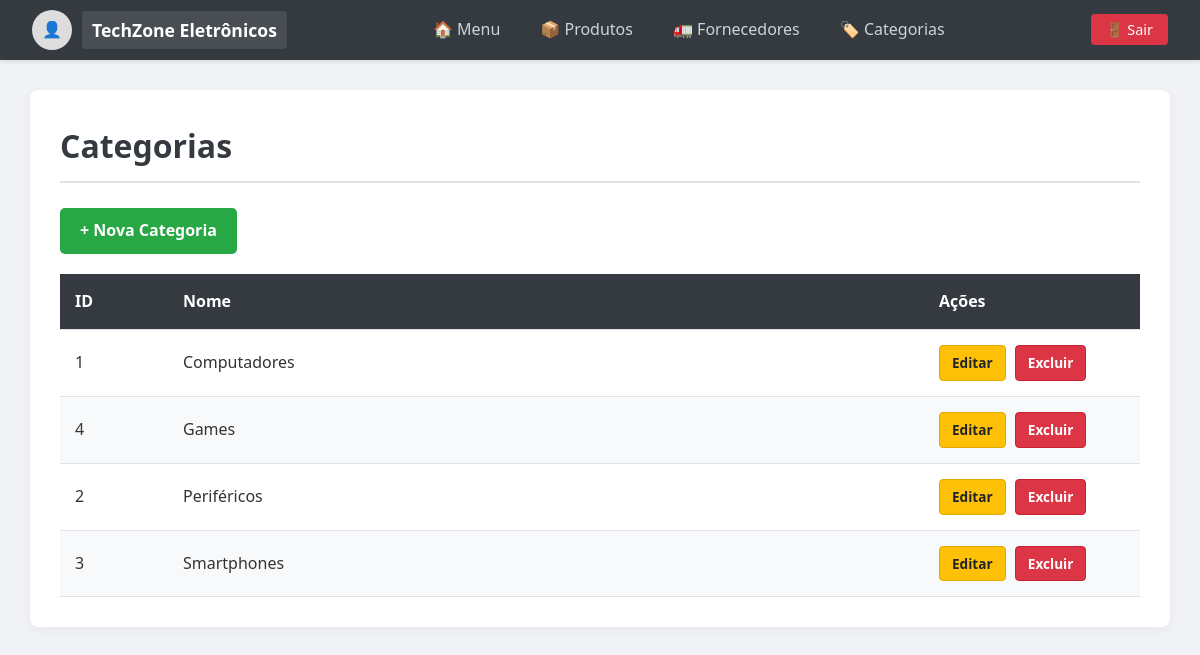
The page /Controller/CategoriaController.php?acao=listarCategorias (signed in) on the database its author committed.
### tables this page shows
CREATE TABLE categorias (
    id INT AUTO_INCREMENT PRIMARY KEY,
    nome VARCHAR(50) NOT NULL,
    id_usuario INT NOT NULL,
    FOREIGN KEY (id_usuario) REFERENCES usuarios(id) ON DELETE CASCADE
);

### Model/DAO/CategoriaDAO.php (called while the page is built, shortened)
<?php
require_once __DIR__ . '/../Categoria.php';
class CategoriaDAO {
    public function listarPorUsuario($id_usuario) {
        $conexao = Conexao::Conectar();
        $sql = "SELECT * FROM categorias WHERE id_usuario = :id_usuario ORDER BY nome ASC";
        $stmt = $conexao->prepare($sql);
        $stmt->bindValue(':id_usuario', $id_usuario);
        $stmt->execute();
        $linhas = $stmt->fetchAll(PDO::FETCH_ASSOC);
        $listaCategorias = [];
        foreach ($linhas as $linha) {
            $usuarioTenant = new Cliente(null, null, null, null);
            $usuarioTenant->setId($id_usuario);
            $categoria = new Categoria($linha['id'], $linha['nome'], $usuarioTenant);
            $listaCategorias[] = $categoria;
        }
        return $listaCategorias;
    }
}
?>

### Model/Categoria.php (called while the page is built, shortened)
<?php
    class Categoria {
        private $id;
        private $nome;
        public function __construct($id, $nome, Usuario $usuario){
            $this->id = $id;
            $this->nome = $nome;
        }
        public function getId(){
            return $this->id;
        }
        public function getNome() {
            return $this->nome;
        }
    }
?>

### View/Categoria/ListarCategoria.php (the view, shortened to what this page needs)
<?php
require_once __DIR__ . '/../../Model/Categoria.php';
?>
<!DOCTYPE html>
<html lang="pt-br">
<head>
    <link rel="stylesheet" href="../View/Assets/style.css">
</head>
<body>
    <nav>
        <div class="nav-brand">
            <div style="display: flex; align-items: center; gap: 10px;">
                <?php if($_SESSION['foto_perfil']): ?>
                    <img src="../View/Assets/Imagens/Uploads/<?php echo $_SESSION['foto_perfil']; ?>" alt="Foto de Perfil" style="width: 40px; height: 40px; border-radius: 50%; object-fit: cover;">
                <?php else: ?>
                    <div style="width: 40px; height: 40px; border-radius: 50%; background-color: #ddd; display: flex; align-items: center; justify-content: center;">👤</div>
                <?php endif; ?>
                <span class="company-name"><?php echo $_SESSION['nome']; ?></span>
            </div>
        </div>
        <div class="nav-links">
            <a href="ClienteController.php?acao=dashboard">🏠 Menu</a>
            <a href="ProdutoController.php?acao=listarProdutos">📦 Produtos</a>
            <a href="FornecedorController.php?acao=listarFornecedores">🚛 Fornecedores</a>
            <a href="CategoriaController.php?acao=listarCategorias">🏷️ Categorias</a>
        </div>
        <div class="nav-logout">
            <a href="AutenticaController.php?acao=logout" class="btn-logout">🚪 Sair</a>
        </div>
    </nav>
    <div class="container">
        <h1>Categorias</h1>
        <div style="margin-bottom: 20px;">
            <a href="CategoriaController.php?acao=prepararCadastroCategoria" class="btn">
                + Nova Categoria
            </a>
        </div>
        <table>
            <thead>
                <tr>
                    <th>ID</th>
                    <th>Nome</th>
                    <th>Ações</th>
                </tr>
            </thead>
            <tbody>
                <?php if(isset($listaCategorias) && count($listaCategorias) > 0): ?>
                    <?php foreach($listaCategorias as $categoria): ?>
                        <tr>
                            <td style="width: 10%;"><?php echo $categoria->getId(); ?></td>
                            <td><?php echo $categoria->getNome(); ?></td>
                            <td style="width: 20%;">
                                <a href="CategoriaController.php?acao=prepararEdicaoCategoria&id_categoria=<?php echo $categoria->getId(); ?>"
                                   class="btn-acao btn-editar">Editar</a>
                                <a href="CategoriaController.php?acao=excluirCategoria&id_categoria=<?php echo $categoria->getId(); ?>"
                                   onclick="return confirm('Tem certeza?')"
                                   class="btn-acao btn-excluir">Excluir</a>
                            </td>
                        </tr>
                    <?php endforeach; ?>
                <?php else: ?>
                    <tr><td colspan="3" style="text-align: center;">Nenhuma categoria.</td></tr>
                <?php endif; ?>
            </tbody>
        </table>
    </div>
</body>
</html>

### View/Assets/style.css (style rules this page uses)
* { margin: 0; padding: 0; box-sizing: border-box; font-family: 'Segoe UI', Tahoma, Geneva, Verdana, sans-serif; }
body { background-color: #f0f2f5; color: #333; line-height: 1.6; min-height: 100vh; }
a { text-decoration: none; }
nav { background-color: #343a40; color: white; padding: 0 2rem; height: 60px; display: flex; justify-content: space-between; align-items: center; box-shadow: 0 2px 4px rgba(0,0,0,0.1); }
.nav-brand .company-name { font-size: 1.1rem; font-weight: bold; background-color: rgba(255, 255, 255, 0.1); padding: 5px 10px; border-radius: 4px; }
.nav-links { display: flex; gap: 20px; }
.nav-links a { color: #ced4da; font-weight: 500; padding: 5px 10px; border-radius: 4px; transition: all 0.3s; }
.btn-logout { background-color: #dc3545; color: white !important; padding: 6px 15px; border-radius: 4px; font-size: 0.9rem; transition: background 0.3s; }
.container { width: 95%; max-width: 100%; margin: 30px auto; background: white; padding: 30px; border-radius: 8px; box-shadow: 0 2px 10px rgba(0,0,0,0.05); }
h1 { margin-bottom: 25px; color: #343a40; border-bottom: 2px solid #dee2e6; padding-bottom: 10px; }
table { width: 100%; border-collapse: collapse; margin-top: 15px; background-color: white; }
thead { background-color: #343a40; color: white; }
th, td { padding: 15px; text-align: left; border-bottom: 1px solid #dee2e6; }
tbody tr:nth-child(even) { background-color: #f8f9fa; }
td:last-child { white-space: nowrap; }
.btn { display: inline-block; background-color: #28a745; color: white !important; padding: 10px 20px; border-radius: 5px; border: none; cursor: pointer; font-weight: 600; transition: opacity 0.2s; }
.btn-acao { padding: 6px 12px; border-radius: 4px; font-size: 0.85rem; font-weight: bold; margin-right: 5px; display: inline-block; text-decoration: none; }
.btn-editar { background-color: #ffc107; color: #212529 !important; border: 1px solid #e0a800; }
.btn-excluir { background-color: #dc3545; color: white !important; border: 1px solid #c82333; }

### rows shown on the page
categorias: id "1", nome "Computadores"
categorias: id "4", nome "Games"
categorias: id "2", nome "Periféricos"
categorias: id "3", nome "Smartphones"

### other values the page prints
$_SESSION['nome'] "TechZone Eletrônicos"
